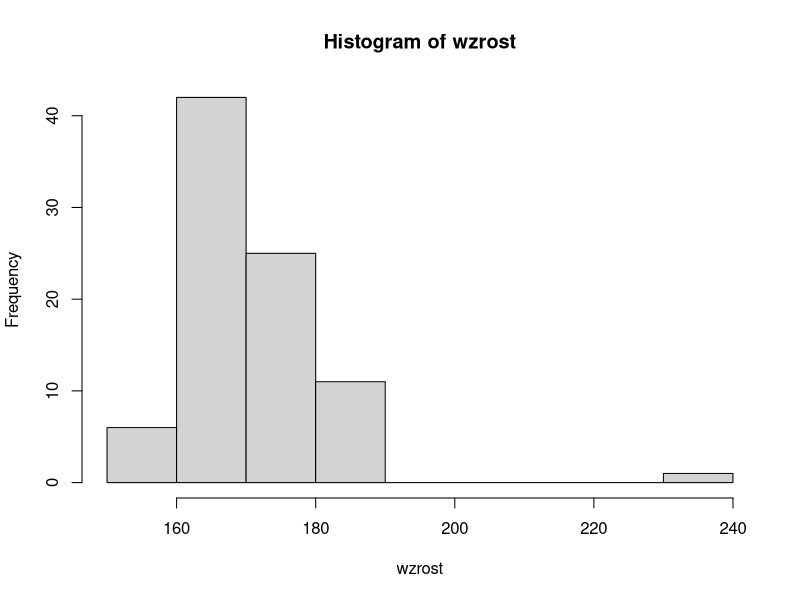
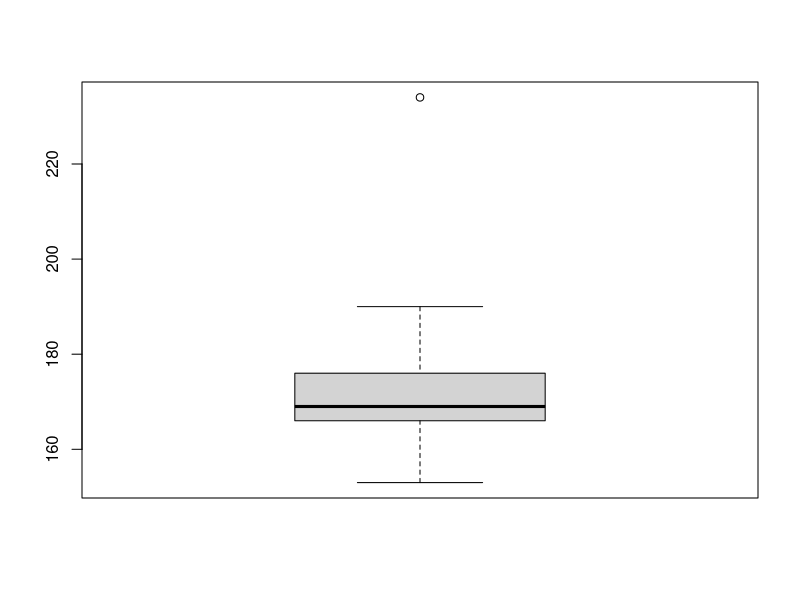
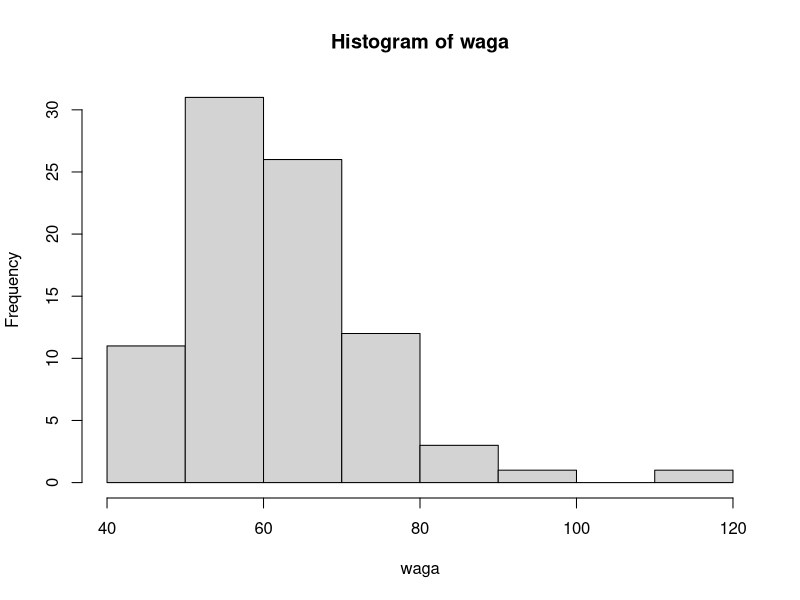
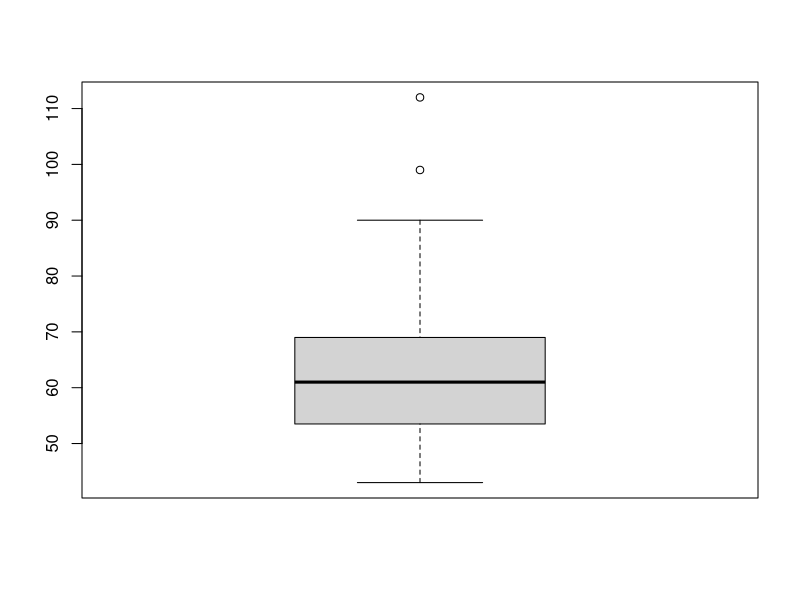

Write R code to recreate these figures, in order.
data_c = (read.csv("./Wzrost_i_Waga.csv", header = TRUE))

wzrost = data_c[,1]
#Wzrost

#Srednia
mean(wzrost)
#Median
median(wzrost)
#Odchylenie przecietne
avg.dev <- function(x) mean(abs(x - mean(x)))
c(avg.dev(wzrost))
# (minimum, lower-hinge, median, upper-hinge, maximum)
fivenum(wzrost)
# Histograma
hist(wzrost)  
# Boxplot :)
boxplot(wzrost)

#Waga
waga = data_c[,2]
#Srednia
mean(waga)
#Median
median(waga)
#Odchylenie przecietne
avg.dev <- function(x) mean(abs(x - mean(x)))
c(avg.dev(waga))
# (minimum, lower-hinge, median, upper-hinge, maximum)
fivenum(waga)
# Histograma
hist(waga)  
# Boxplot :)
boxplot(waga)



